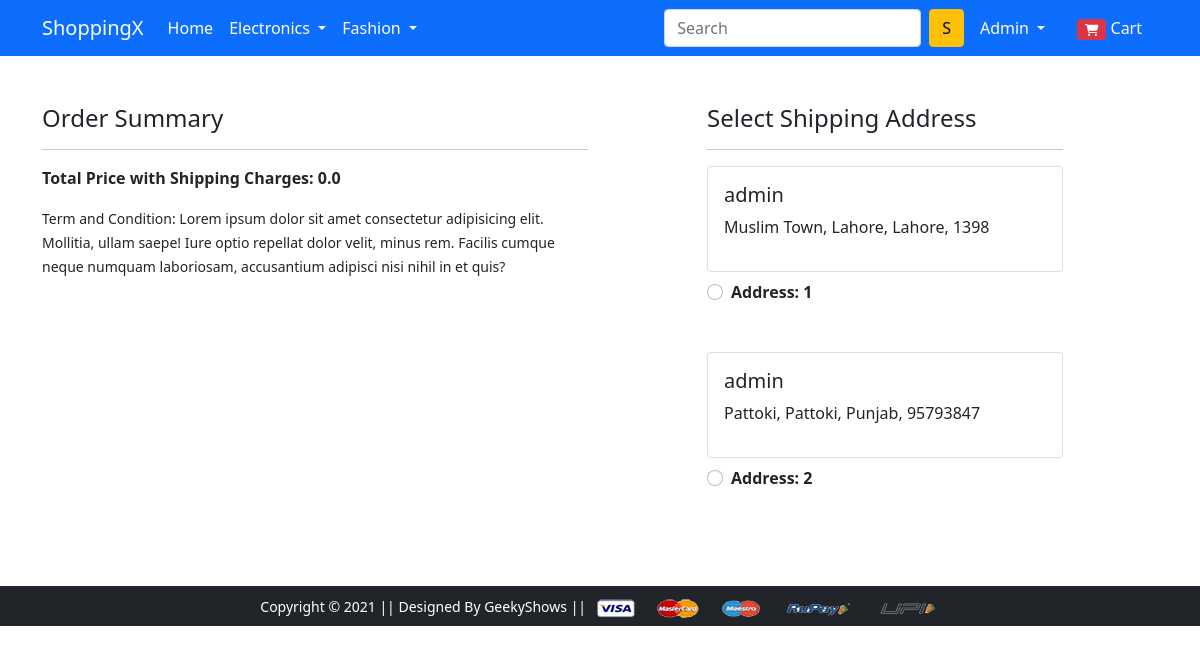
/checkout/ (signed in), run on an earlier commit of the app's database.
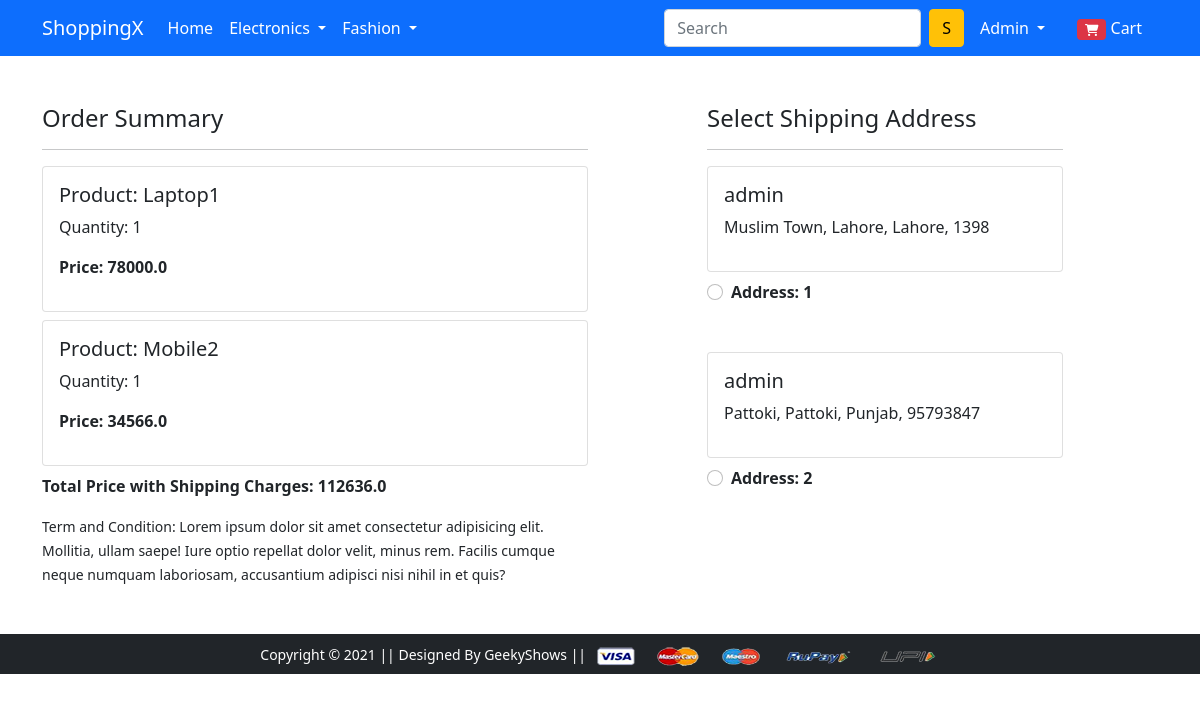
And on a later commit of the database.
### app/models.py (models this page shows, shortened)
class Customer(models.Model):
    user = models.ForeignKey(User, on_delete=models.CASCADE)
    name = models.CharField(max_length=80)
    locality = models.CharField(max_length=80)
    city = models.CharField(max_length=50)
    zipcode = models.IntegerField()
    state = models.CharField(choices=STATE_CHOICES, max_length=50)

class Cart(models.Model):
    user = models.ForeignKey(User, on_delete=models.CASCADE)
    product = models.ForeignKey(Product, on_delete=models.CASCADE)
    quantity = models.PositiveIntegerField(default=1)
    @property
    def total_cost(self):
        return self.quantity * self.product.discounted_price

class Product(models.Model):
    title = models.CharField(max_length=80)
    selling_price = models.FloatField()
    discounted_price = models.FloatField()
    description = models.TextField()
    brand = models.CharField(max_length=50)
    category = models.CharField(choices=CATEGORY_CHOICES, max_length=2)
    product_image = models.ImageField(upload_to='productimg')

### app/views.py (the view)
# urls.py: path('checkout/', views.checkout, name='checkout'),
@login_required
def checkout(request):
    user = request.user
    add = Customer.objects.filter(user=user)
    cart_items = Cart.objects.filter(user=user)
    amount = 0.0
    shipping_amount = 0.0
    total_amount = 0.0
    cart_product = [p for p in Cart.objects.all() if p.user == user]
    if cart_product:
        for p in cart_product:
            tempamount = (p.quantity * p.product.discounted_price)
            amount += tempamount
            shipping_amount = 70.0
        total_amount = amount + shipping_amount
    return render(request, 'app/checkout.html', {'add': add, 'total_amount': total_amount, 'cart_items': cart_items})

### app/templates/app/checkout.html (shortened to what this page needs)
{% extends 'app/base.html' %}
{% load static %}
{% block main-content %}
<div class="container">
  <div class="row mt-5">
    <div class="col-sm-6">
      <h4>Order Summary</h4>
      <hr>
      {% for item in cart_items %}
      <div class="card mb-2">
        <div class="card-body">
          <h5>Product: {{item.product.title}}</h5>
          <p>Quantity: {{item.quantity}}</p>
          <p class="fw-bold">Price: {{item.total_cost}}</p>
        </div>
      </div>
      {% endfor %}
      <p class="fw-bold">Total Price with Shipping Charges: {{total_amount}}</p>
      <small>Term and Condition: Lorem ipsum dolor sit amet consectetur adipisicing elit. Mollitia, ullam saepe! Iure
        optio repellat dolor velit, minus rem. Facilis cumque neque numquam laboriosam, accusantium adipisci nisi nihil
        in et quis?</small>
    </div>
    <div class="col-sm-4 offset-sm-1">
      <h4>Select Shipping Address</h4>
      <hr>
      <form action="/paymentdone" id="myform">
        {% for ad in add %}
        <div class="card">
          <div class="card-body">
            <h5>{{ad.name}}</h5>
            <p>{{ad.locality}}, {{ad.city}}, {{ad.state}}, {{ad.zipcode}}</p>
          </div>
        </div>
        <div class="form-check mt-2 mb-5">
          <input class="form-check-input" type="radio" name="custid" id="custadd{{forloop.counter}}" value={{ad.id}}>
          <label class="form-check-label fw-bold" for="custadd{{forloop.counter}}">
            Address: {{forloop.counter}} </label>
        </div>
        {% endfor %}
      </form>
    </div>
  </div>
</div>
{% endblock main-content %}

What changed in the data, as far as the page shows it:
added Cart: product "Laptop1", quantity "1", total_cost "78000.0"
added Cart: product "Mobile2", quantity "1", total_cost "34566.0"
Also different on the page:
{{ total_amount }}: "0.0" → "112636.0"
